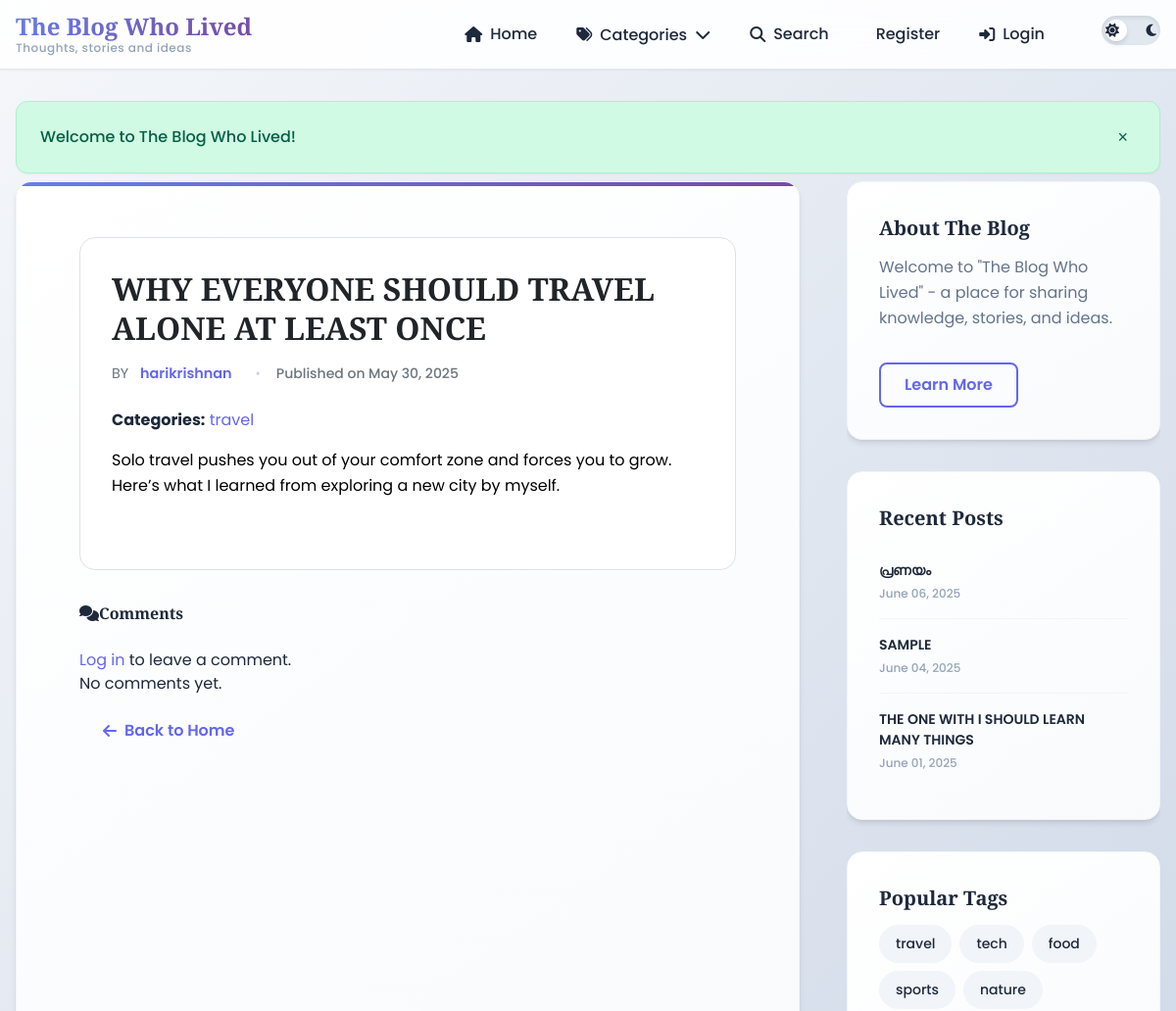
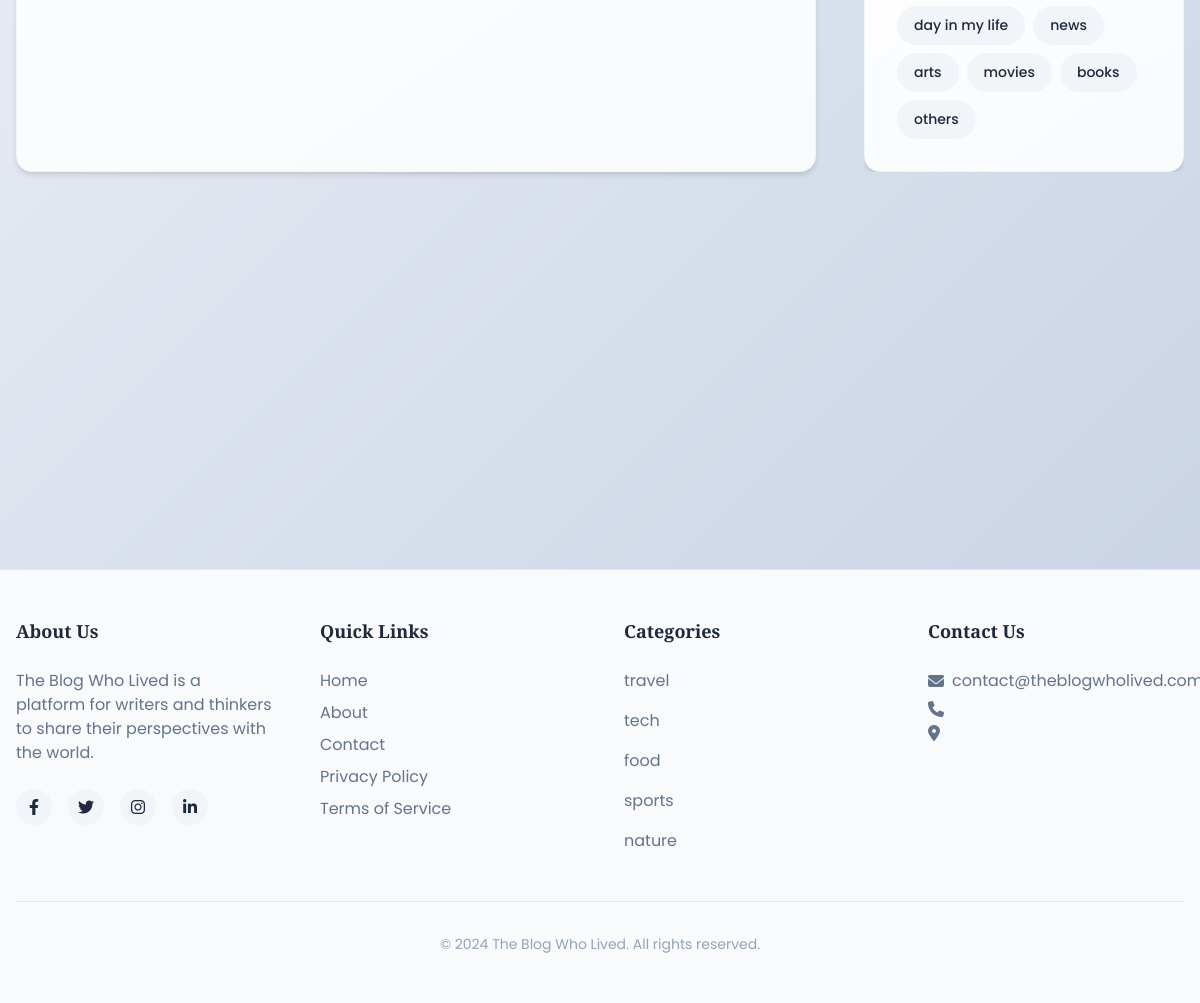
Screenshot of /post/12/ with the database file from the repository (2 pictures, top to bottom).
### blog/models.py (models this page shows, shortened)
class Post(models.Model):
    title = models.CharField(max_length=200)
    content = models.TextField()
    date_posted = models.DateTimeField(default=timezone.now)
    author = models.ForeignKey(User, on_delete=models.CASCADE)
    categories = models.ManyToManyField(Category)

class Category(models.Model):
    name = models.CharField(max_length=100, unique=True)

### blog/views.py (the view)
# urls.py: path('post/<int:pk>/', views.post_detail, name='post-detail'),
def post_detail(request, pk):
    post = get_object_or_404(Post, pk=pk)
    if request.method == 'POST':
        form = CommentForm(request.POST)
        if form.is_valid():
            comment = form.save(commit=False)
            comment.post = post
            comment.author = request.user
            comment.save()
            return redirect('post-detail', pk=post.pk)
    else:
        form = CommentForm()
    recent_posts = Post.objects.order_by('-date_posted')[:3]
    context = {
        'post': post,
        'form' : form,
        'comments' : post.comments.all().order_by('-date_posted'),
        'recent_posts': recent_posts
    }
    return render(request, 'blog/post_detail.html', context)

### blog/context_processor.py (called while the page is built)
def categories(request):
    return {
        'categories': Category.objects.all()
    }

### blog/templates/blog/post_detail.html (shortened to what this page needs)
{% extends 'blog/base.html' %}
{% load crispy_forms_tags %}
{% load static %}
{% block content %}
<link rel="stylesheet" href="{{% static 'blog/post_detail.css' %}">
<div class="container py-5 px-3">
    <article class="home-post shadow-sm p-4 bg-white rounded-4">
        <div class="post-header mb-3">
            <h2 class="post-title mb-2">
                {{ post.title|upper }}
            </h2>
            <div class="post-meta text-muted">
                <span>
                    BY <a href="{% url 'user-posts' post.author.username %}"
                          class="author-link text-decoration-none fw-semibold">{{ post.author }}</a>
                </span>
                <span class="separator">•</span>
                <span class="post-date">Published on {{ post.date_posted|date:"F d, Y" }}</span>
            </div>
        </div>
        <div class="post-categories mb-3" style="padding-bottom:1rem;">
            <strong>Categories:</strong>
            {% for category in post.categories.all %}
             <a href="{% url 'category-posts' category.name %}" class="badge bg-secondary text-decoration-none">{{ category.name }}</a>
            {% empty %}
            <span class="text-muted">None</span>
            {% endfor %}
        </div>
        <div class="post-content mb-4">
            <p>{{ post.content }}</p>
        </div>
    </article>
    <section class="comments-section mt-5">
        <h4 class="mb-4"><i class="fas fa-comments me-2" style="padding-bottom:.75rem;"></i>Comments</h4>
        {% if user.is_authenticated %}
        <form method="POST" class="mb-4" style="padding-bottom:1rem;">
            {% csrf_token %}
            {{ form|crispy }}
            <button class="btn btn-success mt-2" type="submit" >
                <i class="fas fa-comment-dots me-1" ></i> Add Comment
            </button>
        </form>
        {% else %}
        <p><a href="{% url 'login' %}" class="text-primary text-decoration-none">Log in</a> to leave a comment.</p>
        {% endif %}
        <div class="comments-list mt-4">
            {% for comment in comments %}
            <div class="comment mb-3 p-3 bg-light rounded-3 shadow-sm">
                <p class="mb-1">
                    <strong>{{ comment.author.username }}</strong>
                    <small class="text-muted ms-2">{{ comment.date_posted|timesince }} ago</small>
                </p>
                <p class="mb-0">{{ comment.content }}</p>
            </div>
            {% empty %}
            <p class="text-muted">No comments yet.</p>
            {% endfor %}
        </div>
    </section>
    <div class="mt-5">
        <a href="{% url 'home' %}" class="btn btn-outline-secondary">
            <i class="fas fa-arrow-left me-1"></i> Back to Home
        </a>
    </div>
</div>
{% endblock %}

### blog/templates/blog/base.html (shortened to what this page needs)
<!DOCTYPE html>
<html lang="en">
<head>
    <link rel="stylesheet" href="https://cdnjs.cloudflare.com/ajax/libs/font-awesome/6.4.0/css/all.min.css">
    <link rel="stylesheet" href="/static/blog/main.css">
</head>
<body>
    <header class="main-header">
        <div class="header-container">
            <div class="logo-container">
                <a href="/" class="logo-link">
                    <h1 class="logo">The Blog Who Lived</h1>
                    <p class="tagline">Thoughts, stories and ideas</p>
                </a>
            </div>
            <nav class="main-nav" aria-label="Main navigation">
                <ul class="nav-list">
                {% if user.is_authenticated %}
                    <li><a href="{% url 'home' %}" class="nav-link"><i class="fas fa-home"></i> <span>Home</span></a></li>
                    <li><a href="{% url 'profile' %}" class="nav-link"><i class="fas fa-user"></i> <span>Profile</span></a></li>
                    <li><a href="{% url 'post-create' %}" class="nav-link"><i class="fas fa-plus"></i> <span>New Post</span></a></li>
                    <li class="dropdown">
                        <button class="dropdown-btn" aria-expanded="false">
                            <i class="fas fa-tags"></i> <span>Categories</span> <i class="fas fa-chevron-down"></i>
                        </button>
                        <ul class="dropdown-content" aria-label="Categories submenu">
                            {% for category in categories %}
                                <li><a href="{% url 'category-posts' category.name %}" class="dropdown-link">{{category.name}}</a></li>
                            {% endfor %}
                        </ul>
                    </li>
                    <li><a href="{% url 'search' %}" class="nav-link"><i class="fas fa-search"></i> <span>Search</span></a></li>
                    <li><a href="{% url 'logout' %}" class="nav-link"><i class="fas fa-sign-out-alt"></i> <span>Logout</span></a></li>
                {% else %}
                    <li><a href="{% url 'home' %}" class="nav-link"><i class="fas fa-home"></i> <span>Home</span></a></li>
                    <li class="dropdown">
                        <button class="dropdown-btn" aria-expanded="false">
                            <i class="fas fa-tags"></i> <span>Categories</span> <i class="fas fa-chevron-down"></i>
                        </button>
                    </li>
                    <li><a href="{% url 'search' %}" class="nav-link"><i class="fas fa-search"></i> <span>Search</span></a></li>
                    <li><a href="{% url 'register' %}" class="nav-link"> <span>Register</span></a></li>
                    <li><a href="{% url 'login' %}" class="nav-link"><i class="fas fa-sign-in-alt"></i> <span>Login</span></a></li>
                {% endif %}
                </ul>
                <div class="theme-toggle">
                    <label for="dark-mode-toggle" class="toggle-label">
                        <i class="fas fa-sun"></i>
                        <i class="fas fa-moon"></i>
                        <span class="toggle-ball"></span>
                    </label>
                </div>
            </nav>
        </div>
    </header>
    <main id="main-content" class="main-content">
        {% if user.is_authenticated %}
        <div class="messages-container" style="max-width: 1200px; margin: 0 auto; padding: 0 1rem;">
            <div class="alert alert-success">
                {{user.username}}, Welcome to The Blog Who Lived!
                <button class="close-alert" aria-label="Close message">&times;</button>
            </div>
        </div>
        {% else %}
        <div class="messages-container" style="max-width: 1200px; margin: 0 auto; padding: 0 1rem;">
            <div class="alert alert-success">
                Welcome to The Blog Who Lived!
                <button class="close-alert" aria-label="Close message">&times;</button>
            </div>
        </div>
        {% endif %}
        <div class="container">
            <div class="grid-layout">
                <div class="primary-content">
                    <div style="margin-top: .5rem;">
                        {% block content %}
                        {% endblock %}
                    </div>
                </div>
                <aside class="sidebar" aria-label="Sidebar" style="order: 2;">
                    <section class="sidebar-card about-card">
                        <h2 class="card-title">About The Blog</h2>
                        <div class="card-content">
                            <p>Welcome to "The Blog Who Lived" - a place for sharing knowledge, stories, and ideas.</p>
                            <a href="{% url 'about' %}" class="btn btn-outline" style="margin-top:1rem;">Learn More</a>
                        </div>
                    </section>
                    <section class="sidebar-card" style="">
                        <h2 class="card-title">Recent Posts</h2>
                        <ul class="recent-posts">
                            {% for post in recent_posts %}
                            <li>
                                <a href="{% url 'post-detail' post.id %}" class="post-link">
                                    <span class="post-title">{{ post.title|upper }}</span>
                                    <span class="post-date">{{post.date_posted|date:"F d, Y"}}</span>
                                </a>
                            </li>
                            {% endfor %}
                        </ul>
                    </section>
                    <section class="sidebar-card">
                        <h2 class="card-title">Popular Tags</h2>
                        <div class="tags-container">
                            {% for category in categories %}
                                <a href="{% url 'category-posts' category.name%}" class="tag">{{ category.name }}</a>
                            {% endfor %}
                        </div>
                    </section>
                </aside>
            </div>
        </div>
    </main>
    <footer class="main-footer">
        <div class="footer-container">
            <div class="footer-grid">
                <div class="footer-section">
                    <h3 class="footer-title">About Us</h3>
                    <p>The Blog Who Lived is a platform for writers and thinkers to share their perspectives with the world.</p>
                    <div class="social-links">
                        <a href="#" aria-label="Facebook"><i class="fab fa-facebook-f"></i></a>
                        <a href="#" aria-label="Twitter"><i class="fab fa-twitter"></i></a>
                        <a href="#" aria-label="Instagram"><i class="fab fa-instagram"></i></a>
                        <a href="#" aria-label="LinkedIn"><i class="fab fa-linkedin-in"></i></a>
                    </div>
                </div>
                <div class="footer-section">
                    <h3 class="footer-title">Quick Links</h3>
                    <ul class="footer-links">
                        <li><a href="{% url 'home' %}">Home</a></li>
                        <li><a href="{% url 'about' %}">About</a></li>
                        <li><a href="#">Contact</a></li>
                        <li><a href="#">Privacy Policy</a></li>
                        <li><a href="#">Terms of Service</a></li>
                    </ul>
                </div>
                <div class="footer-section">
                    <h3 class="footer-title">Categories</h3>
                    {% for category in categories|slice:":5" %}
                    <ul class="footer-links">
                        <li><a href="{% url 'category-posts' category.name%}">{{ category.name }}</a></li>
                    </ul>
                    {% endfor %}
                </div>
                <div class="footer-section">
                    <h3 class="footer-title">Contact Us</h3>
                    <address>
                        <p><i class="fas fa-envelope"></i> contact@theblogwholived.com</p>
                        <p><i class="fas fa-phone"></i> </p>
                        <p><i class="fas fa-map-marker-alt"></i></p>
                    </address>
                </div>
            </div>
            <div class="copyright">
                <p>&copy; 2024 The Blog Who Lived. All rights reserved.</p>
            </div>
        </div>
    </footer>
</body>
</html>

### static/blog/post_detail.css (style rules this page uses)
.home-post { background-color: #fff; border: 1px solid #dee2e6; border-radius: 1rem; padding: 2rem; margin-bottom: 2rem; }
.post-title { font-size: 2rem; font-weight: bold; color: #212529; }
.post-meta { font-size: 0.9rem; color: #6c757d; }
.post-content { font-size: 1.05rem; line-height: 1.6; color: #343a40; }
label { font-weight: 600; margin-bottom: 0.5rem; margin-left: 10px; }

### rows the page displays
Post: title "WHY EVERYONE SHOULD TRAVEL ALONE AT LEAST ONCE", author "harikrishnan", date_posted "May 30, 2025", content "Solo travel pushes you out of your comfort zone and forces you to grow. Here’s what I learned from exploring a new city by myself."
Category: name "travel"
Post: title "പ്രണയം", date_posted "June 06, 2025"
Post: title "SAMPLE", date_posted "June 04, 2025"
Post: title "THE ONE WITH I SHOULD LEARN MANY THINGS", date_posted "June 01, 2025"
Category: name "tech"
Category: name "food"
Category: name "sports"
Category: name "nature"
Category: name "day in my life"
Category: name "news"
Category: name "arts"
Category: name "movies"
Category: name "books"
Category: name "others"
